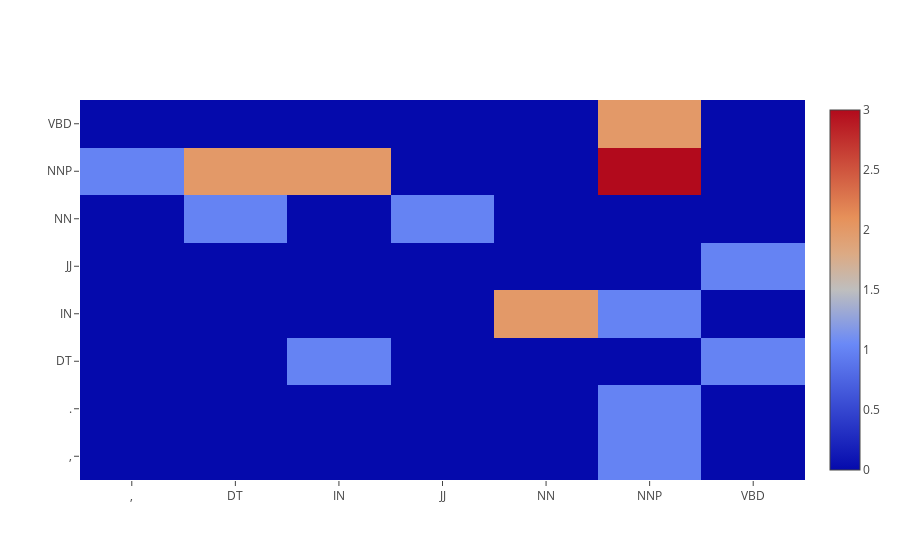

The notebook cell this image was saved under:
### Code cell
pos_bigram_mat = pos_tags_bigram.as_matrix()
trace = go.Heatmap(x = pos_tags_bigram.columns, y = pos_tags_bigram.index, z = pos_bigram_mat)
data = [trace]
plot.iplot(data)

### Figure 1 — Plotly figure (JSON) as saved in the notebook; plotly's stock layout.template omitted (floating-point values rounded to 4 significant figures)
{"data": [{"type": "heatmap", "x": [",", "DT", "IN", "JJ", "NN", "NNP", "VBD"], "y": [",", ".", "DT", "IN", "JJ", "NN", "NNP", "VBD"], "z": [[0, 0, 0, 0, 0, 1, 0], [0, 0, 0, 0, 0, 1, 0], [0, 0, 1, 0, 0, 0, 1], [0, 0, 0, 0, 2, 1, 0], [0, 0, 0, 0, 0, 0, 1], [0, 1, 0, 1, 0, 0, 0], [1, 2, 2, 0, 0, 3, 0], [0, 0, 0, 0, 0, 2, 0]]}], "layout": {}}
